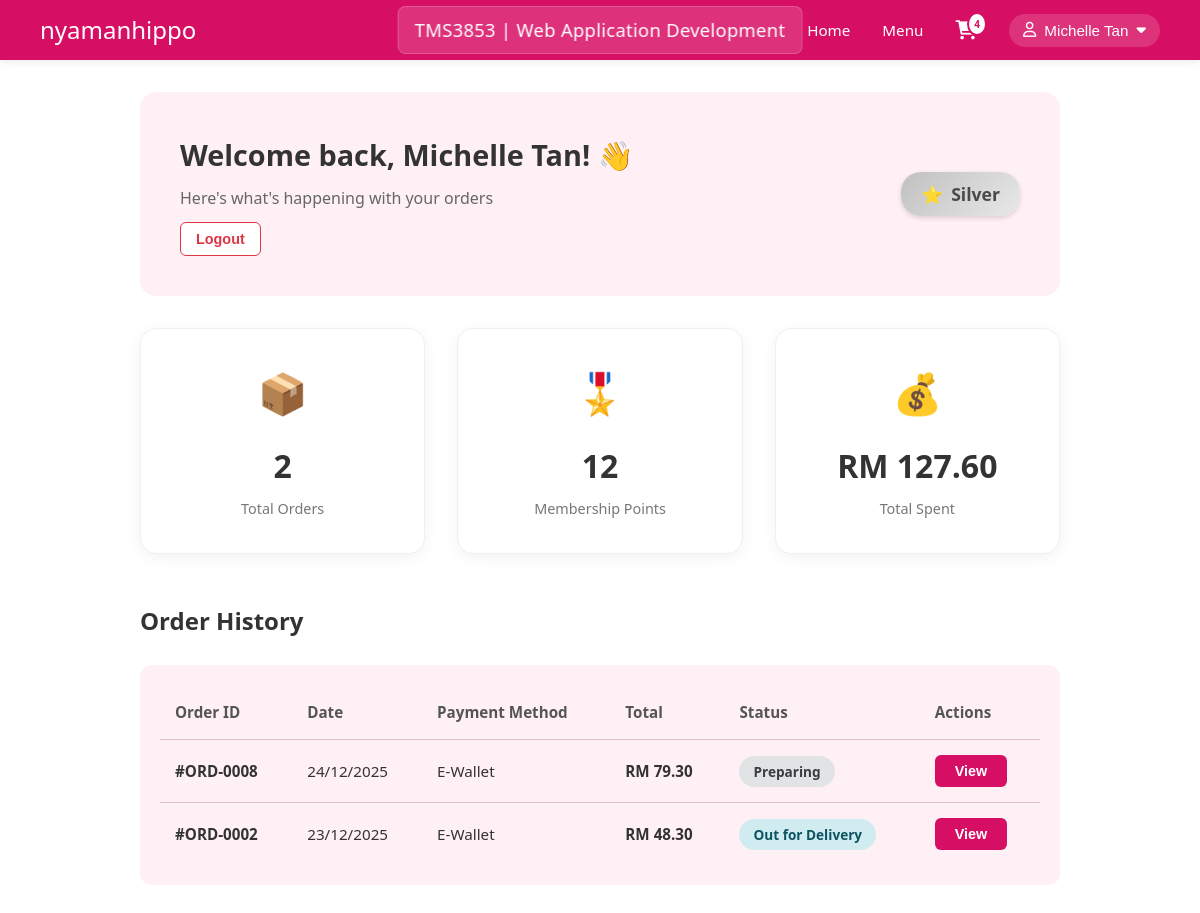
The app's page /dashboard.php (signed in) with its own data.
### tables this page shows
CREATE TABLE `user` (
  `User_ID` int(11) NOT NULL,
  `Username` varchar(100) NOT NULL,
  `Name` varchar(60) NOT NULL,
  `Email` varchar(110) NOT NULL,
  `Password` varchar(100) NOT NULL,
  `PhoneNo` varchar(15) NOT NULL,
  `Address` text DEFAULT NULL,
  `Profile_Picture` varchar(255) DEFAULT NULL,
  `Date_Of_Birth` date DEFAULT NULL,
  `Gender` enum('male','female','other','') DEFAULT NULL,
  `Created_At` timestamp NOT NULL DEFAULT current_timestamp(),
  `Updated_At` timestamp NOT NULL DEFAULT current_timestamp() ON UPDATE current_timestamp()
);

CREATE TABLE `order` (
  `Order_ID` int(11) NOT NULL,
  `User_ID` int(11) NOT NULL,
  `Cart_ID` int(11) DEFAULT NULL,
  `Total_Price` decimal(10,2) NOT NULL,
  `Payment_ID` int(11) DEFAULT NULL,
  `Status` varchar(20) DEFAULT 'Pending',
  `Order_Date` timestamp NOT NULL DEFAULT current_timestamp(),
  `Updated_At` timestamp NOT NULL DEFAULT current_timestamp() ON UPDATE current_timestamp()
);

CREATE TABLE `payment` (
  `Payment_ID` int(11) NOT NULL,
  `Order_ID` int(11) NOT NULL,
  `Payment_Method` varchar(50) NOT NULL,
  `Receipt` varchar(100) DEFAULT NULL,
  `Payment_Date` date NOT NULL,
  `Amount` decimal(10,2) NOT NULL,
  `Status` varchar(20) DEFAULT 'Completed',
  `Created_At` timestamp NOT NULL DEFAULT current_timestamp()
);

### dashboard.php (the view, shortened to what this page needs)
<?php
$host = 'localhost';
$dbname = 'foodpanda_db';
$username = 'root';
$password = '';
$pdo = null;
$db_error = false;
try {
    $pdo = new PDO("mysql:host=$host;dbname=$dbname", $username, $password);
    $pdo->setAttribute(PDO::ATTR_ERRMODE, PDO::ERRMODE_EXCEPTION);
} catch(PDOException $e) {
    error_log("Connection failed: " . $e->getMessage());
    $db_error = true;
}
$currentUser = null;
$orders = [];
$totalOrders = 0;
$totalSpent = 0;
$membershipPoints = 0;
$cartCount = 0;
if ($pdo && !$db_error) {
    try {
        $userId = $_SESSION['user_id'];
        $userQuery = "SELECT * FROM user WHERE User_ID = ?";
        $userStmt = $pdo->prepare($userQuery);
        $userStmt->execute([$userId]);
        $currentUser = $userStmt->fetch(PDO::FETCH_ASSOC);
        $statsQuery = "SELECT
                        COUNT(*) as total_orders,
                        COALESCE(SUM(Total_Price), 0) as total_spent
                       FROM `order`
                       WHERE User_ID = ?";
        $statsStmt = $pdo->prepare($statsQuery);
        $statsStmt->execute([$userId]);
        $stats = $statsStmt->fetch(PDO::FETCH_ASSOC);
        $totalOrders = $stats['total_orders'];
        $totalSpent = $stats['total_spent'];
        $membershipPoints = floor($totalSpent * 0.1);
        $ordersQuery = "SELECT
                            o.Order_ID,
                            o.Total_Price,
                            o.Status,
                            o.Order_Date,
                            p.Payment_Method
                        FROM `order` o
                        LEFT JOIN payment p ON o.Payment_ID = p.Payment_ID
                        WHERE o.User_ID = ?
                        ORDER BY o.Order_Date DESC
                        LIMIT 10";
        $ordersStmt = $pdo->prepare($ordersQuery);
        $ordersStmt->execute([$userId]);
        $orders = $ordersStmt->fetchAll(PDO::FETCH_ASSOC);
        $cartCountQuery = "SELECT COUNT(*) as count FROM cart WHERE User_ID = ?";
        $cartCountStmt = $pdo->prepare($cartCountQuery);
        $cartCountStmt->execute([$userId]);
        $cartResult = $cartCountStmt->fetch(PDO::FETCH_ASSOC);
        $cartCount = $cartResult['count'];
    } catch(PDOException $e) {
        error_log("Dashboard query failed: " . $e->getMessage());
        $db_error = true;
    }
}
$userName = $currentUser ? htmlspecialchars($currentUser['Name']) : 'Guest User';
?>
<!DOCTYPE html>
<html lang="en">
<head>
    <link rel="stylesheet" href="https://cdnjs.cloudflare.com/ajax/libs/font-awesome/6.0.0/css/all.min.css">
    <link rel="stylesheet" href="style.css">
    <link rel="stylesheet" href="navbar.css">
</head>
<body>
    <nav class="navbar" style="background: var(--primary-color); box-shadow: 0 2px 8px rgba(0,0,0,0.08); position: sticky; top: 0; z-index: 1000;">
        <div class="nav-wrapper" style="max-width: 1200px; margin: 0 auto; display: flex; justify-content: space-between; align-items: center; padding: 0 40px; height: 60px;">
            <div class="logo" style="display: flex; align-items: center; gap: 0.8rem;">
                <h1 style="color: white; font-size: 1.5rem; font-weight: 400; margin: 0;">nyamanhippo</h1>
            </div>
            <div class="nav-links" style="display: flex; gap: 2rem; align-items: center;">
                <a href="userIndex.php" style="text-decoration: none; color: white; font-weight: 500; font-size: 0.95rem; transition: opacity 0.3s;">Home</a>
                <a href="userBrowsing.php" style="text-decoration: none; color: white; font-weight: 500; font-size: 0.95rem; transition: opacity 0.3s;">Menu</a>
                <a href="cart.php" class="cart-icon" style="position: relative; display: flex; align-items: center; gap: 5px; text-decoration: none; color: white; font-weight: 500; font-size: 0.95rem;">
                    <i class="fa fa-shopping-cart" style="font-size: 1.2rem;"></i>
                    <span class="cart-count" id="cart-count" style="position: absolute; top: -8px; right: -10px; background: white; color: #d70f64; border: 2px solid #d70f64; font-size: 10px; font-weight: 700; padding: 2px 5px; border-radius: 50%; min-width: 18px; text-align: center;"><?php echo $cartCount; ?></span>
                </a>
                <div class="user-dropdown" style="position: relative;">
                    <button class="user-profile-btn" id="userDropdownBtn" style="background: rgba(255, 255, 255, 0.15); border: none; color: white; display: flex; align-items: center; gap: 8px; cursor: pointer; font-weight: 500; padding: 8px 14px; border-radius: 20px; transition: all 0.3s; font-size: 0.95rem;">
                        <i class="fa-regular fa-user"></i>
                        <span id="navUserName"><?php echo $userName; ?></span>
                        <i class="fa fa-caret-down"></i>
                    </button>
                </div>
            </div>
        </div>
    </nav>
    <div class="dashboard-container">
        <div class="welcome-card">
            <div class="welcome-text">
                <h1 id="welcomeTitle">Welcome back, <?php echo $userName; ?>! 👋</h1>
                <p>Here's what's happening with your orders</p>
                <form method="POST" style="display:inline;">
                    <button type="submit" name="logout" value="1" class="btn-logout">Logout</button>
                </form>
            </div>
            <div class="membership-badge <?php echo $membershipPoints >= 500 ? 'gold' : 'silver'; ?>">
                <span>⭐</span> <?php echo $membershipPoints >= 500 ? 'Gold' : 'Silver'; ?>
            </div>
        </div>
        <div class="stats-grid">
            <div class="stat-card">
                <span class="stat-icon">📦</span>
                <span class="stat-value"><?php echo $totalOrders; ?></span>
                <span class="stat-label">Total Orders</span>
            </div>
            <div class="stat-card">
                <span class="stat-icon">🎖️</span>
                <span class="stat-value"><?php echo $membershipPoints; ?></span>
                <span class="stat-label">Membership Points</span>
            </div>
            <div class="stat-card">
                <span class="stat-icon">💰</span>
                <span class="stat-value">RM <?php echo number_format($totalSpent, 2); ?></span>
                <span class="stat-label">Total Spent</span>
            </div>
        </div>
        <div class="history-section">
            <div class="history-header">
                <h2>Order History</h2>
            </div>
            <div class="order-table-container">
                <?php if (empty($orders)): ?>
                    <div class="empty-state">
                        <i class="fa fa-shopping-bag"></i>
                        <p>You haven't placed any orders yet</p>
                        <a href="userBrowsing.php">Start Shopping</a>
                    </div>
                <?php else: ?>
                    <table class="order-table">
                        <thead>
                            <tr>
                                <th>Order ID</th>
                                <th>Date</th>
                                <th>Payment Method</th>
                                <th>Total</th>
                                <th>Status</th>
                                <th>Actions</th>
                            </tr>
                        </thead>
                        <tbody id="ordersBody">
                            <?php foreach ($orders as $order): ?>
                                <?php
                                    $orderDate = new DateTime($order['Order_Date']);
                                    $formattedDate = $orderDate->format('d/m/Y');
                                    $orderId = '#ORD-' . str_pad($order['Order_ID'], 4, '0', STR_PAD_LEFT);
                                    $statusClass = 'status-' . strtolower(str_replace(' ', '-', $order['Status']));
                                    $paymentMethod = $order['Payment_Method'] ?? 'N/A';
                                ?>
                                <tr>
                                    <td><strong><?php echo htmlspecialchars($orderId); ?></strong></td>
                                    <td><?php echo $formattedDate; ?></td>
                                    <td><?php echo htmlspecialchars($paymentMethod); ?></td>
                                    <td><strong>RM <?php echo number_format($order['Total_Price'], 2); ?></strong></td>
                                    <td><span class="status-badge <?php echo $statusClass; ?>"><?php echo htmlspecialchars($order['Status']); ?></span></td>
                                    <td><button type="button" class="btn-view" onclick="viewOrder(<?php echo $order['Order_ID']; ?>)">View</button></td>
                                </tr>
                            <?php endforeach; ?>
                        </tbody>
                    </table>
                <?php endif; ?>
            </div>
        </div>
    </div>
</body>
</html>

### style.css (style rules this page uses)
* { margin: 0; padding: 0; box-sizing: border-box; }
:root { --primary-color: #d70f64; --secondary-color: #ff2b85; --dark-color: #2e2e2e; --light-color: #f8f9fa; }
body { font-family: 'Segoe UI', Tahoma, Geneva, Verdana, sans-serif; line-height: 1.6; color: #333; background-color: #fff; }
.navbar { background: var(--primary-color); box-shadow: 0 2px 8px rgba(0,0,0,0.08); position: sticky; top: 0; z-index: 1000; }
.nav-wrapper { max-width: 1200px; margin: 0 auto; display: flex; justify-content: space-between; align-items: center; padding: 0 40px; height: 60px; }
.logo { display: flex; align-items: center; gap: 0.8rem; }
.logo h1 { color: white; font-size: 1.5rem; font-weight: 400; margin: 0; }
.nav-links { display: flex; gap: 2rem; align-items: center; }
.nav-links a { text-decoration: none; color: white; font-weight: 500; font-size: 0.95rem; transition: opacity 0.3s; }

### navbar.css (style rules this page uses)
:root { --primary-color: #d70f64; --secondary-color: #ff2b85; --dark-color: #2e2e2e; --light-color: #f8f9fa; }
* { margin: 0; padding: 0; box-sizing: border-box; }
body { font-family: 'Segoe UI', Tahoma, Geneva, Verdana, sans-serif; }
.navbar { background: var(--primary-color); box-shadow: 0 2px 8px rgba(0,0,0,0.08); position: sticky; top: 0; z-index: 1000; }
.nav-wrapper { max-width: 1200px; margin: 0 auto; display: flex; justify-content: space-between; align-items: center; padding: 0 40px; height: 60px; position: relative; }
.logo { display: flex; align-items: center; gap: 0.8rem; }
.logo h1 { color: white; font-size: 1.5rem; font-weight: 400; margin: 0; }
.nav-wrapper::after { content: "TMS3853 | Web Application Development"; position: absolute; left: 50%; transform: translateX(-50%); padding: 0.5rem 1rem; font-size: 1.15rem; font-weight: 500; color: white; background: rgba(255, 255, 255, 0.15); border-radius: 8px; backdrop-filter: blur(10px); border: 1px solid rgba(255, 255, 255, 0.2); letter-spacing: 0.3px; white-space: nowrap; }
.nav-links { display: flex; gap: 2rem; align-items: center; }
.nav-links a { text-decoration: none; color: white; font-weight: 500; font-size: 0.95rem; transition: opacity 0.3s; border: none; background: none; padding: 0; border-radius: 0; }

### records on screen
user: Name "Michelle Tan"
order: Order_ID "#ORD-0008", Order_Date "24/12/2025", Payment_ID.Payment_Method "E-Wallet", Total_Price "79.30", Status "Preparing"
order: Order_ID "#ORD-0002", Order_Date "23/12/2025", Payment_ID.Payment_Method "E-Wallet", Total_Price "48.30", Status "Out for Delivery"

### other values on screen
$cartCount "4"
$totalOrders "2"
$membershipPoints "12"
$totalSpent "127.60"
